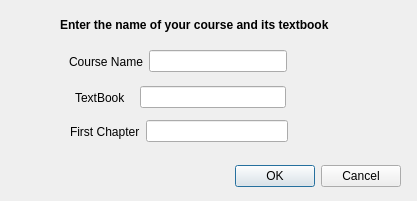
<?xml version="1.0" encoding="UTF-8"?>
<ui version="4.0">
 <class>AddCourseWindow</class>
 <widget class="QDialog" name="AddCourseWindow">
  <property name="geometry">
   <rect>
    <x>0</x>
    <y>0</y>
    <width>417</width>
    <height>201</height>
   </rect>
  </property>
  <property name="windowTitle">
   <string>Dialog</string>
  </property>
  <widget class="QDialogButtonBox" name="buttonBox">
   <property name="geometry">
    <rect>
     <x>60</x>
     <y>160</y>
     <width>341</width>
     <height>32</height>
    </rect>
   </property>
   <property name="orientation">
    <enum>Qt::Horizontal</enum>
   </property>
   <property name="standardButtons">
    <set>QDialogButtonBox::Cancel|QDialogButtonBox::Ok</set>
   </property>
  </widget>
  <widget class="QLabel" name="titleLabel">
   <property name="geometry">
    <rect>
     <x>60</x>
     <y>10</y>
     <width>311</width>
     <height>31</height>
    </rect>
   </property>
   <property name="text">
    <string>&lt;h4&gt;Enter the name of your course and its textbook&lt;/h4&gt;</string>
   </property>
  </widget>
  <widget class="QWidget" name="layoutWidget">
   <property name="geometry">
    <rect>
     <x>70</x>
     <y>120</y>
     <width>218</width>
     <height>23</height>
    </rect>
   </property>
   <layout class="QHBoxLayout" name="horizontalLayout_3">
    <item>
     <widget class="QLabel" name="chapterLabel">
      <property name="text">
       <string>First Chapter</string>
      </property>
     </widget>
    </item>
    <item>
     <widget class="QLineEdit" name="chapterInput"/>
    </item>
   </layout>
  </widget>
  <widget class="QWidget" name="">
   <property name="geometry">
    <rect>
     <x>69</x>
     <y>50</y>
     <width>218</width>
     <height>23</height>
    </rect>
   </property>
   <layout class="QHBoxLayout" name="horizontalLayout">
    <item>
     <widget class="QLabel" name="courseLabel">
      <property name="text">
       <string>Course Name</string>
      </property>
     </widget>
    </item>
    <item>
     <widget class="QLineEdit" name="courseInput"/>
    </item>
   </layout>
  </widget>
  <widget class="QWidget" name="">
   <property name="geometry">
    <rect>
     <x>75</x>
     <y>82</y>
     <width>211</width>
     <height>31</height>
    </rect>
   </property>
   <layout class="QHBoxLayout" name="horizontalLayout_2">
    <item>
     <widget class="QLabel" name="textbookLabel">
      <property name="text">
       <string>TextBook</string>
      </property>
     </widget>
    </item>
    <item>
     <spacer name="horizontalSpacer">
      <property name="orientation">
       <enum>Qt::Horizontal</enum>
      </property>
      <property name="sizeType">
       <enum>QSizePolicy::Fixed</enum>
      </property>
      <property name="sizeHint" stdset="0">
       <size>
        <width>8</width>
        <height>20</height>
       </size>
      </property>
     </spacer>
    </item>
    <item>
     <widget class="QLineEdit" name="textbookInput"/>
    </item>
   </layout>
  </widget>
 </widget>
 <resources/>
 <connections>
  <connection>
   <sender>buttonBox</sender>
   <signal>accepted()</signal>
   <receiver>AddCourseWindow</receiver>
   <slot>accept()</slot>
   <hints>
    <hint type="sourcelabel">
     <x>248</x>
     <y>254</y>
    </hint>
    <hint type="destinationlabel">
     <x>157</x>
     <y>274</y>
    </hint>
   </hints>
  </connection>
  <connection>
   <sender>buttonBox</sender>
   <signal>rejected()</signal>
   <receiver>AddCourseWindow</receiver>
   <slot>reject()</slot>
   <hints>
    <hint type="sourcelabel">
     <x>316</x>
     <y>260</y>
    </hint>
    <hint type="destinationlabel">
     <x>286</x>
     <y>274</y>
    </hint>
   </hints>
  </connection>
 </connections>
</ui>
